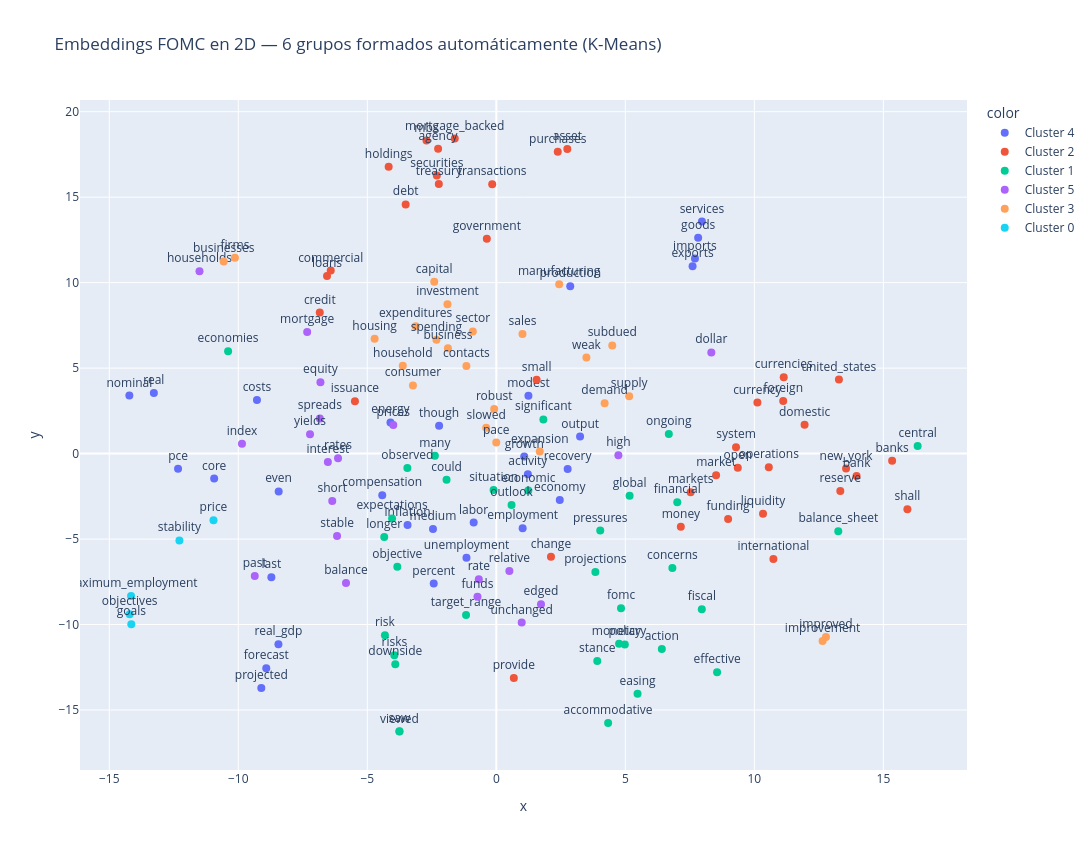

Notebook cell for this chart:
### Markdown cell above
#### Contraste con clustering automático (K-Means)

Las categorías anteriores las definí yo a partir de criterio económico. Para contrastarlas, aplico 
K-Means sobre los mismos términos: un algoritmo que agrupa sin intervención, solo por proximidad en 
el espacio de embeddings. Si los grupos automáticos coinciden con mis categorías temáticas, es 
evidencia de que los embeddings capturaron la estructura económica del corpus y no una organización 
arbitraria.

Uso K=6, la misma cantidad que mis categorías, para que la comparación sea directa. El clustering se 
aplica sobre los vectores originales de 300 dimensiones, no sobre la proyección 2D: t-SNE se usa solo 
para dibujar, y agrupar sobre una proyección ya distorsionada daría resultados menos confiables.

### Code cell
from sklearn.cluster import KMeans

K = 6

# Clustering sobre los vectores ORIGINALES de 300 dimensiones (no sobre la proyección 2D)
km = KMeans(n_clusters=K, random_state=42, n_init=10)
clusters = km.fit_predict(vectores_f)

fig = px.scatter(
    x=coords[:, 0], y=coords[:, 1], text=palabras_f,
    color=[f"Cluster {c}" for c in clusters],
    title=f"Embeddings FOMC en 2D — {K} grupos formados automáticamente (K-Means)"
)
fig.update_traces(textposition='top center', marker=dict(size=8))
fig.update_layout(height=850, width=1200)
fig.show()

# Composición de cada cluster para poder interpretarlos
print("Composición de los clusters:\n")
for c in range(K):
    miembros = [w for w, cl in zip(palabras_f, clusters) if cl == c]
    print(f"Cluster {c} ({len(miembros)} términos):")
    print("  " + ", ".join(miembros))
    print()

### Figure 1 — Plotly figure (JSON) as saved in the notebook; plotly's stock layout.template omitted (floating-point values rounded to 4 significant figures)
{"data": [{"hovertemplate": "color=Cluster 4<br>x=%{x}<br>y=%{y}<br>text=%{text}<extra></extra>", "legendgroup": "Cluster 4", "marker": {"color": "#636efa", "size": 8, "symbol": "circle"}, "mode": "markers+text", "name": "Cluster 4", "orientation": "v", "showlegend": true, "text": ["inflation", "growth", "percent", "labor", "activity", "economy", "unemployment", "energy", "employment", "real", "core", "exports", "output", "pce", "nominal", "real_gdp", "compensation", "goods", "recovery", "production", "forecast", "imports", "medium", "even", "last", "projected", "modest", "costs", "though", "services"], "textposition": "top center", "type": "scatter", "x": [-3.441, 1.082, -2.426, -0.8778, 1.223, 2.459, -1.157, -4.102, 1.02, -13.27, -10.93, 7.606, 3.246, -12.33, -14.22, -8.444, -4.421, 7.822, 2.765, 2.865, -8.915, 7.698, -2.454, -8.434, -8.718, -9.107, 1.244, -9.276, -2.217, 7.968], "xaxis": "x", "y": [-4.183, -0.1728, -7.604, -4.032, -1.206, -2.71, -6.094, 1.824, -4.374, 3.547, -1.46, 10.96, 0.9959, -0.8873, 3.397, -11.16, -2.434, 12.63, -0.9013, 9.783, -12.56, 11.41, -4.414, -2.216, -7.232, -13.72, 3.39, 3.135, 1.622, 13.57], "yaxis": "y"}, {"hovertemplate": "color=Cluster 2<br>x=%{x}<br>y=%{y}<br>text=%{text}<extra></extra>", "legendgroup": "Cluster 2", "marker": {"color": "#EF553B", "size": 8, "symbol": "circle"}, "mode": "markers+text", "name": "Cluster 2", "orientation": "v", "showlegend": true, "text": ["market", "reserve", "securities", "bank", "open", "markets", "foreign", "treasury", "system", "credit", "banks", "agency", "operations", "purchases", "new_york", "debt", "holdings", "domestic", "transactions", "loans", "asset", "mortgage_backed", "currency", "currencies", "liquidity", "government", "international", "issuance", "change", "commercial", "shall", "mbs", "money", "provide", "small", "funding", "united_states"], "textposition": "top center", "type": "scatter", "x": [8.517, 13.33, -2.305, 13.96, 9.358, 7.53, 11.12, -2.228, 9.289, -6.842, 15.34, -2.256, 10.56, 2.381, 13.55, -3.513, -4.172, 11.95, -0.1596, -6.56, 2.752, -1.611, 10.12, 11.14, 10.34, -0.3678, 10.74, -5.479, 2.118, -6.417, 15.93, -2.706, 7.15, 0.6787, 1.562, 8.983, 13.28], "xaxis": "x", "y": [-1.27, -2.182, 16.26, -1.318, -0.8288, -2.257, 3.083, 15.77, 0.3677, 8.248, -0.422, 17.83, -0.7999, 17.66, -0.8767, 14.58, 16.78, 1.686, 15.75, 10.39, 17.82, 18.43, 2.982, 4.468, -3.523, 12.56, -6.168, 3.06, -6.035, 10.71, -3.251, 18.31, -4.274, -13.13, 4.325, -3.826, 4.328], "yaxis": "y"}, {"hovertemplate": "color=Cluster 1<br>x=%{x}<br>y=%{y}<br>text=%{text}<extra></extra>", "legendgroup": "Cluster 1", "marker": {"color": "#00cc96", "size": 8, "symbol": "circle"}, "mode": "markers+text", "name": "Cluster 1", "orientation": "v", "showlegend": true, "text": ["economic", "policy", "monetary", "financial", "outlook", "longer", "risks", "expectations", "could", "target_range", "fomc", "many", "pressures", "objective", "stance", "risk", "action", "accommodative", "downside", "significant", "global", "economies", "balance_sheet", "ongoing", "effective", "fiscal", "observed", "concerns", "saw", "easing", "viewed", "central", "projections", "situation"], "textposition": "top center", "type": "scatter", "x": [1.239, 4.98, 4.757, 7.012, 0.5899, -4.344, -3.952, -4.039, -1.929, -1.173, 4.832, -2.382, 4.028, -3.837, 3.912, -4.317, 6.415, 4.332, -3.915, 1.824, 5.165, -10.39, 13.25, 6.685, 8.556, 7.963, -3.447, 6.823, -3.754, 5.473, -3.755, 16.33, 3.839, -0.1056], "xaxis": "x", "y": [-2.162, -11.16, -11.13, -2.845, -3.007, -4.882, -11.79, -3.794, -1.53, -9.441, -9.053, -0.1196, -4.503, -6.626, -12.13, -10.63, -11.43, -15.76, -12.33, 1.997, -2.47, 5.98, -4.541, 1.151, -12.79, -9.114, -0.8438, -6.689, -16.25, -14.05, -16.26, 0.4457, -6.925, -2.13], "yaxis": "y"}, {"hovertemplate": "color=Cluster 5<br>x=%{x}<br>y=%{y}<br>text=%{text}<extra></extra>", "legendgroup": "Cluster 5", "marker": {"color": "#ab63fa", "size": 8, "symbol": "circle"}, "mode": "markers+text", "name": "Cluster 5", "orientation": "v", "showlegend": true, "text": ["rate", "prices", "funds", "rates", "interest", "yields", "balance", "high", "equity", "dollar", "spreads", "mortgage", "past", "index", "short", "edged", "relative", "stable", "unchanged", "households"], "textposition": "top center", "type": "scatter", "x": [-0.6788, -3.992, -0.7302, -6.134, -6.529, -7.22, -5.825, 4.73, -6.816, 8.332, -6.839, -7.33, -9.361, -9.856, -6.358, 1.731, 0.506, -6.172, 0.9836, -11.5], "xaxis": "x", "y": [-7.358, 1.675, -8.374, -0.2673, -0.4885, 1.128, -7.569, -0.103, 4.169, 5.916, 2.059, 7.106, -7.167, 0.5739, -2.775, -8.818, -6.863, -4.821, -9.889, 10.66], "yaxis": "y"}, {"hovertemplate": "color=Cluster 3<br>x=%{x}<br>y=%{y}<br>text=%{text}<extra></extra>", "legendgroup": "Cluster 3", "marker": {"color": "#FFA15A", "size": 8, "symbol": "circle"}, "mode": "markers+text", "name": "Cluster 3", "orientation": "v", "showlegend": true, "text": ["pace", "consumer", "spending", "business", "sector", "demand", "sales", "housing", "investment", "household", "firms", "expansion", "manufacturing", "slowed", "capital", "expenditures", "robust", "businesses", "improved", "supply", "improvement", "contacts", "subdued", "weak"], "textposition": "top center", "type": "scatter", "x": [-0.002102, -3.23, -2.32, -1.876, -0.9107, 4.198, 1.014, -4.716, -1.892, -3.625, -10.13, 1.684, 2.436, -0.3925, -2.406, -3.125, -0.0826, -10.57, 12.78, 5.148, 12.64, -1.159, 4.493, 3.491], "xaxis": "x", "y": [0.6456, 3.989, 6.662, 6.161, 7.146, 2.951, 6.995, 6.724, 8.74, 5.141, 11.46, 0.1171, 9.909, 1.51, 10.05, 7.454, 2.606, 11.24, -10.73, 3.347, -10.97, 5.122, 6.33, 5.616], "yaxis": "y"}, {"hovertemplate": "color=Cluster 0<br>x=%{x}<br>y=%{y}<br>text=%{text}<extra></extra>", "legendgroup": "Cluster 0", "marker": {"color": "#19d3f3", "size": 8, "symbol": "circle"}, "mode": "markers+text", "name": "Cluster 0", "orientation": "v", "showlegend": true, "text": ["price", "stability", "maximum_employment", "goals", "objectives"], "textposition": "top center", "type": "scatter", "x": [-10.96, -12.28, -14.16, -14.15, -14.21], "xaxis": "x", "y": [-3.9, -5.079, -8.326, -9.982, -9.392], "yaxis": "y"}], "layout": {"height": 850, "legend": {"title": {"text": "color"}, "tracegroupgap": 0}, "title": {"text": "Embeddings FOMC en 2D — 6 grupos formados automáticamente (K-Means)"}, "width": 1200, "xaxis": {"anchor": "y", "domain": [0, 1], "title": {"text": "x"}}, "yaxis": {"anchor": "x", "domain": [0, 1], "title": {"text": "y"}}}}
